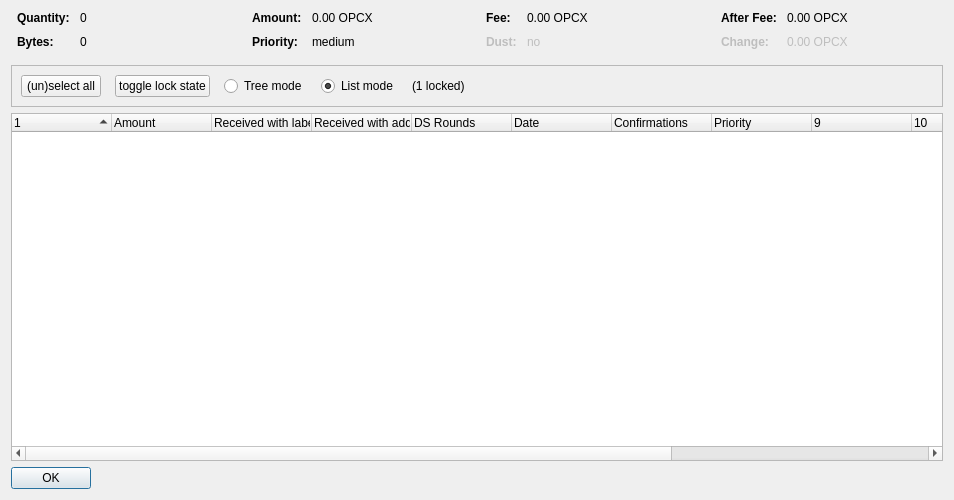
<?xml version="1.0" encoding="UTF-8"?>
<ui version="4.0">
 <class>CoinControlDialog</class>
 <widget class="QDialog" name="CoinControlDialog">
  <property name="geometry">
   <rect>
    <x>0</x>
    <y>0</y>
    <width>954</width>
    <height>500</height>
   </rect>
  </property>
  <property name="windowTitle">
   <string>Coin Selection</string>
  </property>
  <layout class="QVBoxLayout" name="verticalLayout">
   <item>
    <layout class="QHBoxLayout" name="horizontalLayoutTop" stretch="0,0,0,0">
     <property name="topMargin">
      <number>0</number>
     </property>
     <property name="bottomMargin">
      <number>10</number>
     </property>
     <item>
      <layout class="QFormLayout" name="formLayoutCoinControl1">
       <property name="horizontalSpacing">
        <number>10</number>
       </property>
       <property name="verticalSpacing">
        <number>10</number>
       </property>
       <property name="leftMargin">
        <number>6</number>
       </property>
       <property name="rightMargin">
        <number>6</number>
       </property>
       <item row="0" column="0">
        <widget class="QLabel" name="labelCoinControlQuantityText">
         <property name="font">
          <font>
           <weight>75</weight>
           <bold>true</bold>
          </font>
         </property>
         <property name="text">
          <string>Quantity:</string>
         </property>
        </widget>
       </item>
       <item row="0" column="1">
        <widget class="QLabel" name="labelCoinControlQuantity">
         <property name="cursor">
          <cursorShape>IBeamCursor</cursorShape>
         </property>
         <property name="contextMenuPolicy">
          <enum>Qt::ActionsContextMenu</enum>
         </property>
         <property name="text">
          <string notr="true">0</string>
         </property>
         <property name="textInteractionFlags">
          <set>Qt::LinksAccessibleByMouse|Qt::TextSelectableByKeyboard|Qt::TextSelectableByMouse</set>
         </property>
        </widget>
       </item>
       <item row="1" column="0">
        <widget class="QLabel" name="labelCoinControlBytesText">
         <property name="font">
          <font>
           <weight>75</weight>
           <bold>true</bold>
          </font>
         </property>
         <property name="text">
          <string>Bytes:</string>
         </property>
        </widget>
       </item>
       <item row="1" column="1">
        <widget class="QLabel" name="labelCoinControlBytes">
         <property name="cursor">
          <cursorShape>IBeamCursor</cursorShape>
         </property>
         <property name="contextMenuPolicy">
          <enum>Qt::ActionsContextMenu</enum>
         </property>
         <property name="text">
          <string notr="true">0</string>
         </property>
         <property name="textInteractionFlags">
          <set>Qt::LinksAccessibleByMouse|Qt::TextSelectableByKeyboard|Qt::TextSelectableByMouse</set>
         </property>
        </widget>
       </item>
      </layout>
     </item>
     <item>
      <layout class="QFormLayout" name="formLayoutCoinControl2">
       <property name="horizontalSpacing">
        <number>10</number>
       </property>
       <property name="verticalSpacing">
        <number>10</number>
       </property>
       <property name="leftMargin">
        <number>6</number>
       </property>
       <property name="rightMargin">
        <number>6</number>
       </property>
       <item row="0" column="0">
        <widget class="QLabel" name="labelCoinControlAmountText">
         <property name="font">
          <font>
           <weight>75</weight>
           <bold>true</bold>
          </font>
         </property>
         <property name="text">
          <string>Amount:</string>
         </property>
        </widget>
       </item>
       <item row="0" column="1">
        <widget class="QLabel" name="labelCoinControlAmount">
         <property name="cursor">
          <cursorShape>IBeamCursor</cursorShape>
         </property>
         <property name="contextMenuPolicy">
          <enum>Qt::ActionsContextMenu</enum>
         </property>
         <property name="text">
          <string notr="true">0.00 OPCX</string>
         </property>
         <property name="textInteractionFlags">
          <set>Qt::LinksAccessibleByMouse|Qt::TextSelectableByKeyboard|Qt::TextSelectableByMouse</set>
         </property>
        </widget>
       </item>
       <item row="1" column="0">
        <widget class="QLabel" name="labelCoinControlPriorityText">
         <property name="font">
          <font>
           <weight>75</weight>
           <bold>true</bold>
          </font>
         </property>
         <property name="text">
          <string>Priority:</string>
         </property>
        </widget>
       </item>
       <item row="1" column="1">
        <widget class="QLabel" name="labelCoinControlPriority">
         <property name="cursor">
          <cursorShape>IBeamCursor</cursorShape>
         </property>
         <property name="contextMenuPolicy">
          <enum>Qt::ActionsContextMenu</enum>
         </property>
         <property name="text">
          <string>medium</string>
         </property>
         <property name="textInteractionFlags">
          <set>Qt::LinksAccessibleByMouse|Qt::TextSelectableByKeyboard|Qt::TextSelectableByMouse</set>
         </property>
        </widget>
       </item>
      </layout>
     </item>
     <item>
      <layout class="QFormLayout" name="formLayoutCoinControl3">
       <property name="horizontalSpacing">
        <number>10</number>
       </property>
       <property name="verticalSpacing">
        <number>10</number>
       </property>
       <property name="leftMargin">
        <number>6</number>
       </property>
       <property name="rightMargin">
        <number>6</number>
       </property>
       <item row="0" column="0">
        <widget class="QLabel" name="labelCoinControlFeeText">
         <property name="font">
          <font>
           <weight>75</weight>
           <bold>true</bold>
          </font>
         </property>
         <property name="text">
          <string>Fee:</string>
         </property>
        </widget>
       </item>
       <item row="0" column="1">
        <widget class="QLabel" name="labelCoinControlFee">
         <property name="cursor">
          <cursorShape>IBeamCursor</cursorShape>
         </property>
         <property name="contextMenuPolicy">
          <enum>Qt::ActionsContextMenu</enum>
         </property>
         <property name="text">
          <string notr="true">0.00 OPCX</string>
         </property>
         <property name="textInteractionFlags">
          <set>Qt::LinksAccessibleByMouse|Qt::TextSelectableByKeyboard|Qt::TextSelectableByMouse</set>
         </property>
        </widget>
       </item>
       <item row="1" column="0">
        <widget class="QLabel" name="labelCoinControlLowOutputText">
         <property name="enabled">
          <bool>false</bool>
         </property>
         <property name="font">
          <font>
           <weight>75</weight>
           <bold>true</bold>
          </font>
         </property>
         <property name="text">
          <string>Dust:</string>
         </property>
        </widget>
       </item>
       <item row="1" column="1">
        <widget class="QLabel" name="labelCoinControlLowOutput">
         <property name="enabled">
          <bool>false</bool>
         </property>
         <property name="cursor">
          <cursorShape>IBeamCursor</cursorShape>
         </property>
         <property name="contextMenuPolicy">
          <enum>Qt::ActionsContextMenu</enum>
         </property>
         <property name="text">
          <string>no</string>
         </property>
         <property name="textInteractionFlags">
          <set>Qt::LinksAccessibleByMouse|Qt::TextSelectableByKeyboard|Qt::TextSelectableByMouse</set>
         </property>
        </widget>
       </item>
      </layout>
     </item>
     <item>
      <layout class="QFormLayout" name="formLayoutCoinControl4">
       <property name="horizontalSpacing">
        <number>10</number>
       </property>
       <property name="verticalSpacing">
        <number>10</number>
       </property>
       <property name="leftMargin">
        <number>6</number>
       </property>
       <property name="rightMargin">
        <number>6</number>
       </property>
       <item row="0" column="0">
        <widget class="QLabel" name="labelCoinControlAfterFeeText">
         <property name="font">
          <font>
           <weight>75</weight>
           <bold>true</bold>
          </font>
         </property>
         <property name="text">
          <string>After Fee:</string>
         </property>
        </widget>
       </item>
       <item row="0" column="1">
        <widget class="QLabel" name="labelCoinControlAfterFee">
         <property name="cursor">
          <cursorShape>IBeamCursor</cursorShape>
         </property>
         <property name="contextMenuPolicy">
          <enum>Qt::ActionsContextMenu</enum>
         </property>
         <property name="text">
          <string notr="true">0.00 OPCX</string>
         </property>
         <property name="textInteractionFlags">
          <set>Qt::LinksAccessibleByMouse|Qt::TextSelectableByKeyboard|Qt::TextSelectableByMouse</set>
         </property>
        </widget>
       </item>
       <item row="1" column="0">
        <widget class="QLabel" name="labelCoinControlChangeText">
         <property name="enabled">
          <bool>false</bool>
         </property>
         <property name="font">
          <font>
           <weight>75</weight>
           <bold>true</bold>
          </font>
         </property>
         <property name="text">
          <string>Change:</string>
         </property>
        </widget>
       </item>
       <item row="1" column="1">
        <widget class="QLabel" name="labelCoinControlChange">
         <property name="enabled">
          <bool>false</bool>
         </property>
         <property name="cursor">
          <cursorShape>IBeamCursor</cursorShape>
         </property>
         <property name="contextMenuPolicy">
          <enum>Qt::ActionsContextMenu</enum>
         </property>
         <property name="text">
          <string notr="true">0.00 OPCX</string>
         </property>
         <property name="textInteractionFlags">
          <set>Qt::LinksAccessibleByMouse|Qt::TextSelectableByKeyboard|Qt::TextSelectableByMouse</set>
         </property>
        </widget>
       </item>
      </layout>
     </item>
    </layout>
   </item>
   <item>
    <widget class="QFrame" name="frame">
     <property name="minimumSize">
      <size>
       <width>0</width>
       <height>40</height>
      </size>
     </property>
     <property name="frameShape">
      <enum>QFrame::StyledPanel</enum>
     </property>
     <property name="frameShadow">
      <enum>QFrame::Sunken</enum>
     </property>
     <layout class="QHBoxLayout" name="horizontalLayout">
      <item>
       <layout class="QHBoxLayout" name="horizontalLayoutPanel" stretch="0,0,0,0,0,0">
        <property name="spacing">
         <number>14</number>
        </property>
        <item>
         <widget class="QPushButton" name="pushButtonSelectAll">
          <property name="sizePolicy">
           <sizepolicy hsizetype="Maximum" vsizetype="Fixed">
            <horstretch>0</horstretch>
            <verstretch>0</verstretch>
           </sizepolicy>
          </property>
          <property name="text">
           <string>(un)select all</string>
          </property>
          <property name="autoDefault">
           <bool>false</bool>
          </property>
         </widget>
        </item>
        <item>
         <widget class="QPushButton" name="pushButtonToggleLock">
          <property name="sizePolicy">
           <sizepolicy hsizetype="Maximum" vsizetype="Fixed">
            <horstretch>0</horstretch>
            <verstretch>0</verstretch>
           </sizepolicy>
          </property>
          <property name="text">
           <string>toggle lock state</string>
          </property>
          <property name="autoDefault">
           <bool>false</bool>
          </property>
         </widget>
        </item>
        <item>
         <widget class="QRadioButton" name="radioTreeMode">
          <property name="sizePolicy">
           <sizepolicy hsizetype="Maximum" vsizetype="Fixed">
            <horstretch>0</horstretch>
            <verstretch>0</verstretch>
           </sizepolicy>
          </property>
          <property name="text">
           <string>Tree mode</string>
          </property>
         </widget>
        </item>
        <item>
         <widget class="QRadioButton" name="radioListMode">
          <property name="sizePolicy">
           <sizepolicy hsizetype="Maximum" vsizetype="Fixed">
            <horstretch>0</horstretch>
            <verstretch>0</verstretch>
           </sizepolicy>
          </property>
          <property name="text">
           <string>List mode</string>
          </property>
          <property name="checked">
           <bool>true</bool>
          </property>
         </widget>
        </item>
        <item>
         <widget class="QLabel" name="labelLocked">
          <property name="text">
           <string>(1 locked)</string>
          </property>
         </widget>
        </item>
        <item>
         <spacer name="horizontalSpacer">
          <property name="orientation">
           <enum>Qt::Horizontal</enum>
          </property>
          <property name="sizeHint" stdset="0">
           <size>
            <width>40</width>
            <height>20</height>
           </size>
          </property>
         </spacer>
        </item>
       </layout>
      </item>
     </layout>
    </widget>
   </item>
   <item>
    <widget class="CoinControlTreeWidget" name="treeWidget">
     <property name="contextMenuPolicy">
      <enum>Qt::CustomContextMenu</enum>
     </property>
     <property name="sortingEnabled">
      <bool>false</bool>
     </property>
     <property name="columnCount">
      <number>13</number>
     </property>
     <attribute name="headerShowSortIndicator" stdset="0">
      <bool>true</bool>
     </attribute>
     <attribute name="headerStretchLastSection">
      <bool>false</bool>
     </attribute>
     <column>
      <property name="text">
       <string/>
      </property>
     </column>
     <column>
      <property name="text">
       <string>Amount</string>
      </property>
     </column>
     <column>
      <property name="text">
       <string>Received with label</string>
      </property>
     </column>
     <column>
      <property name="text">
       <string>Received with address</string>
      </property>
     </column>
     <column>
      <property name="text">
       <string>DS Rounds</string>
      </property>
     </column>
     <column>
      <property name="text">
       <string>Date</string>
      </property>
     </column>
     <column>
      <property name="text">
       <string>Confirmations</string>
      </property>
      <property name="toolTip">
       <string>Confirmed</string>
      </property>
     </column>
     <column>
      <property name="text">
       <string>Priority</string>
      </property>
     </column>
     <column>
      <property name="text">
       <string/>
      </property>
     </column>
     <column>
      <property name="text">
       <string/>
      </property>
     </column>
     <column>
      <property name="text">
       <string/>
      </property>
     </column>
     <column>
      <property name="text">
       <string/>
      </property>
     </column>
     <column>
      <property name="text">
       <string/>
      </property>
     </column>
    </widget>
   </item>
   <item>
    <widget class="QDialogButtonBox" name="buttonBox">
     <property name="sizePolicy">
      <sizepolicy hsizetype="Maximum" vsizetype="Fixed">
       <horstretch>0</horstretch>
       <verstretch>0</verstretch>
      </sizepolicy>
     </property>
     <property name="orientation">
      <enum>Qt::Horizontal</enum>
     </property>
     <property name="standardButtons">
      <set>QDialogButtonBox::Ok</set>
     </property>
    </widget>
   </item>
  </layout>
 </widget>
 <customwidgets>
  <customwidget>
   <class>CoinControlTreeWidget</class>
   <extends>QTreeWidget</extends>
   <header>coincontroltreewidget.h</header>
  </customwidget>
 </customwidgets>
 <resources/>
 <connections/>
</ui>
